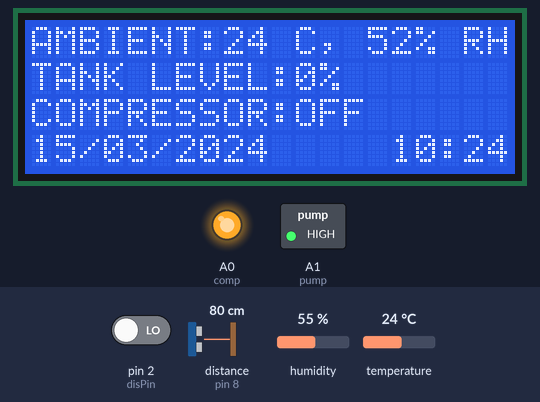
The sketch below on a simulated Arduino Uno, built with avr-gcc and run on an emulated ATmega328P. On the bench: 20×4 character LCD, switched loads named in the sketch (green lamp = pin HIGH), output pins drawn as LEDs (lit = HIGH). Wiring (inferred from the names in the program): ultrasonic range finder: trigger pin 9; echo pin 8. The test bench sets the inputs (shaded band); at power-on: temperature 24 °C, pin 2 (disPin) LOW, distance to the obstacle (sensor on pin 8) 80 cm, humidity 55 %. The echo pulse lasts 58.3 µs per cm; the local clock reads 2024-03-15 10:24:30 at power-on unless the sketch sets it; storage starts empty; pins used as bus, display or sensor lines are not drawn; what the sketch prints to the serial monitor is not drawn.

Above: at 4.5 s.
4.6 s: temperature set to 3 °C
At 6.9 s:
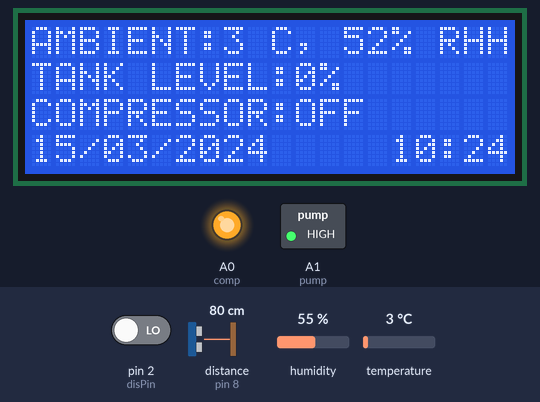
7.9 s: pin 2 (disPin) driven HIGH
At 8.9 s:
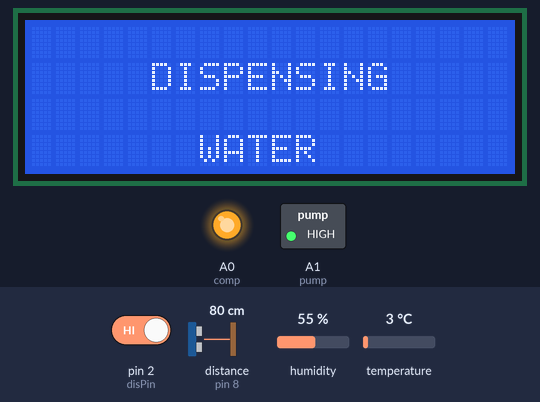
9.4 s: pin 2 (disPin) driven LOW
At 9.54 s:
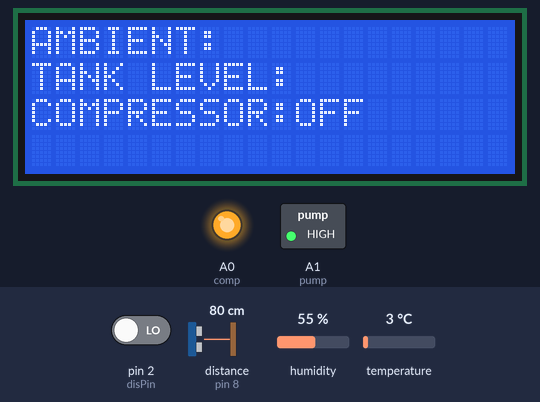
11.2 s: distance to the obstacle (sensor on pin 8) set to 2 cm
At 14.0 s:
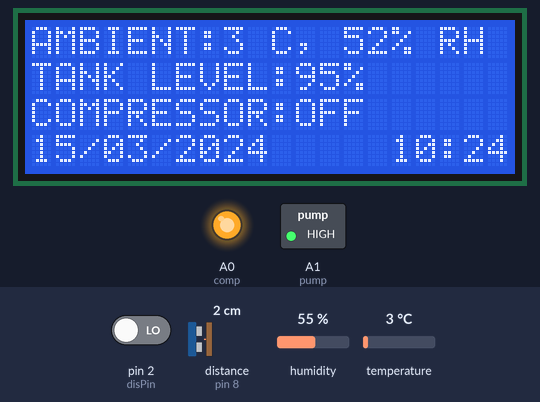
17.2 s: pin 2 (disPin) driven HIGH
At 17.9 s:
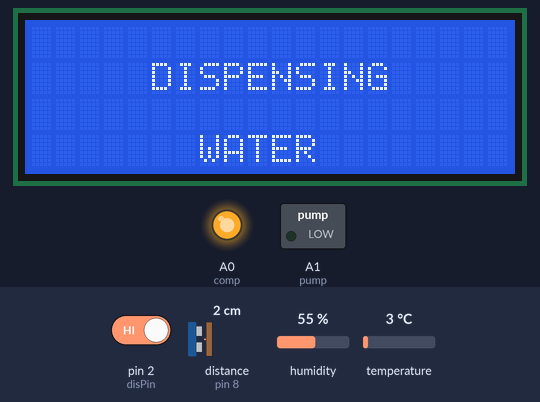
18.7 s: distance to the obstacle (sensor on pin 8) set to 29 cm
20.2 s: distance to the obstacle (sensor on pin 8) set to 35 cm
At 21.0 s:
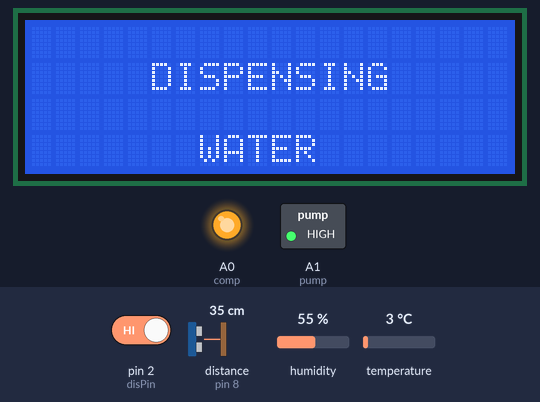
Timing chart, 0 to 22.7 s (numbered marks = the images above; inputs shaded):
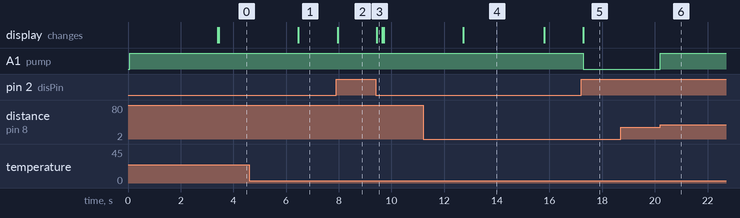

The sketch:

V1.8.ino
```cpp
//Library for time  module

#include <DS3231.h>

//Library for LCD screen

#include <LiquidCrystal_I2C.h>
#include <Wire.h>

//Library for sd card

#include <SD.h>
#include <SPI.h>

//Library for temperature sensor

#include <OneWire.h>
#include <DallasTemperature.h>

//Library for DHT sensor

#include <DHT.h>
#include <DHT_U.h>


//Pin defination for Temperature sensor

#define ONE_WIRE_BUS 5
#define precision 12     // OneWire precision Dallas Sensor

// Pin defination for sonar sensor

#define trigPin 9
#define echoPin 8

//Pin defination for DHT sensors

#define DHT1PIN 5    // what pin we're connected to
#define DHT1TYPE DHT22   // DHT 22

//Pin defination for realy

#define comp A0
#define pump A1

//Pin defination for interrupt pin

#define disPin 2


//addressing of time module

DS3231  rtc(SDA, SCL);

//Addressing of lcd screen

LiquidCrystal_I2C lcd(0x27, 2, 1, 0, 4, 5, 6, 7, 3, POSITIVE);  // Set the LCD I2C address

//Addressing of temperature sensor

//OneWire oneWire(ONE_WIRE_BUS); // Setup a oneWire instance to communicate with any OneWire devices (not just Maxim/Dallas temperature ICs)
//DallasTemperature sensors(&oneWire); // Pass our oneWire reference to Dallas Temperature.

//Addressing of DHT sensor

DHT dht1(DHT1PIN, DHT1TYPE);

//Variable assignment for program logic

long duration, distance;   // Veriables to calculate the distance
//DeviceAddress T1, T2, T3, T4, T5, T6, T7, T8; // arrays to hold device addresses
short k = 1;
unsigned long lastOffTime = 0;
unsigned long lastChecked = 0;
unsigned long lastLogged = 0;
File f;


void setup()
{
  // Start up the library for Serial communication b/w computer and nano

  Serial.begin(115200);

  //Start up the library for lcd screen

  lcd.begin(20, 4);

  dht1.begin();

  //Start up the library for time module
  rtc.begin();

  //Pin mode configuration for sonnar sensor
  pinMode(trigPin, OUTPUT);
  pinMode(echoPin, INPUT);

  //Pin mode configuration for relay
  pinMode(compressor, OUTPUT);
  pinMode(pump, OUTPUT);
  digitalWrite(pump, HIGH);
  pinMode(comp, OUTPUT);
  digitalWrite(comp, HIGH);
  pinMode(disPin, INPUT);
  digitalWrite(disPin, LOW);


  lcd.home();
  lcd.print("      AKVO 36K");
  lcd.setCursor(0, 1);
  lcd.print("     Plese Wait");
  lcd.setCursor(0, 2);
  lcd.print("    Callibrating");
  lcd.setCursor(0, 3);
  delay(200);
  delay(1000);


  Serial.print("Start");
  Serial.print("Initialising SD Card...");

  delay(1000);
  if (!SD.begin(4))
  {
    Serial.println("\nInitialising Failed!!");
    lcd.clear();
  }
  else
  {
    Serial.println("\nInitialising Success!!");
    f = SD.open("somefile.txt" , FILE_WRITE);
    f.println("\n\n\n\n BOOTED\n\n\n\n");
    f.close();
    Serial.println("somefilsomefile.txt created hooooowa");
  }
  delay(1000);
  //Setting display
  Serial.println("2 the next part");
  resetDisplay();
}

void loop()
{
  unsigned long interval = millis() - lastChecked;
  if (interval < 0)
    lastChecked = 0;
  if (interval > 3000)
  {
    lcd.setCursor(8, 0); lcd.print(int(dht1.readTemperature()));
    lcd.print(" C, "); lcd.print(int(dht1.readHumidity() - 3)); lcd.print("% RH");
    String t = rtc.getTimeStr();
    String d = rtc.getDateStr();
    distanceMeasure();
    t.remove(5);
    d.replace(".", "/");
    lcd.setCursor(11, 1);  lcd.print(measureHeight(distance)); lcd.print("%"); lcd.print("    ");
    lcd.setCursor(0, 3); lcd.print("");  lcd.print(d); lcd.print("     "); lcd.print(t);
    compressor();
    lastChecked = millis();
    store(t,d,int(dht1.readTemperature()),int(dht1.readHumidity() - 3));

  }
  if (digitalRead(disPin) == 1)
  {
    dispenseDisplay();
    while (digitalRead(disPin) == 1)
    {
      //      Serial.println("Button Pressed");
      dispense();
    }
    resetDisplay();
    digitalWrite(pump, HIGH);
  }
  else if (digitalRead(pump) != 1)
  {
    Serial.println("Button not pressed");
    digitalWrite(pump, HIGH);
  }
  delay(200);
}

short measureHeight(int d)
{
  short measure = (d / 39.00) * 100.00;
  if (measure > 100 || measure < 0)
    return (00);
  else
    return ((100 - measure));
}

void compressor()
{
  Serial.println("Comp Check");
  unsigned long interval = millis() - lastOffTime;
  if (interval < 0)
    lastOffTime = 0;
  Serial.print("\n\nInterval: ");
  Serial.println(interval);
  Serial.print("D=");
  Serial.println(distance);
  if (distance > 7 && distance < 40 && digitalRead(comp) != 0 && interval > 60000) // dalay to turn on the compressor is ten sec for now and will be changed after according to the condition
  {
    Serial.println("Turning On");
    //Check last the compresssor
    //if the compressor was turn off for more than 3 min turn On the compressor
    digitalWrite(comp, LOW);
    lcd.setCursor(11, 2);  lcd.print("ON  ");
  }
  else if (digitalRead(comp) != 1 && (distance < 4 || distance > 40) )
  {
    Serial.println("Turning Off");
    digitalWrite(comp, HIGH);
    lcd.setCursor(11, 2);  lcd.print("OFF ");
    lastOffTime = millis();
  }
  else
    Serial.println("Not any condition");
}

void dispense()
{
  distanceMeasure();
  if (distance < 32)
    digitalWrite(pump, LOW);
  else
    digitalWrite(pump, HIGH);
  //  Serial.println("Got into Dispense");
  //  Serial.print("Distance: ");
  //  Serial.println(distance);
}

void distanceMeasure()
{
  digitalWrite(trigPin, LOW);  // Added this line
  delayMicroseconds(2); // Added this line
  digitalWrite(trigPin, HIGH);
  delayMicroseconds(10); // Added this line
  digitalWrite(trigPin, LOW);
  duration = pulseIn(echoPin, HIGH);
  distance = (duration / 2) / 29.1;
}
void dispenseDisplay()
{
  lcd.clear();
  lcd.setCursor(0, 1);
  lcd.print("     DISPENSING     ");
  lcd.setCursor(0, 3);
  lcd.print("       WATER        ");
}

void resetDisplay()
{
  lcd.clear();  lcd.print("AMBIENT:");
  lcd.setCursor(0, 1); lcd.print("TANK LEVEL:");
  lcd.setCursor(0, 2); lcd.print("COMPRESSOR:");
  lcd.setCursor(11, 2);
  if (digitalRead(comp) == 1)
    lcd.print("OFF ");
  else
    lcd.print("ON ");
}

void store(String t, String d, int ambTemp, int ambHumid)
{
  if (SD.exists("somefile.txt"))
  {
    Serial.println("storing...");
    f = SD.open("somefile.txt", FILE_WRITE);
    f.println("The time is now " + t);
    f.println("Todays date is " + d);
    f.println("Ambient Temperature is " + String(ambTemp));
    f.println("Ambient Temperature is " + String(ambHumid));
    Serial.println("The time is now");
    f.close();
  }
  else
  {
    Serial.println("File does not exists");
  }
}
```

Measured:
- the behaviour switches between 32 and 33 cm on distance to the obstacle (sensor on pin 8) (found by bisection; images 5 and 6)
- after the input at 4.6 s, the display: changes after 1.9 s (image 1)
- after the input at 7.9 s, the display: changes after 0.06 s (image 2)
- after the input at 9.4 s, the display: changes at once (image 3)
- after the input at 11.2 s, the display: changes after 1.5 s (image 4)
- after the input at 17.2 s, A1 (pump): HIGH → LOW after 0.08 s; the display: changes after 0.08 s (image 5)
- after the input at 18.7 s, every drawn part: stays the same
- after the input at 20.2 s, A1 (pump): LOW → HIGH at once
